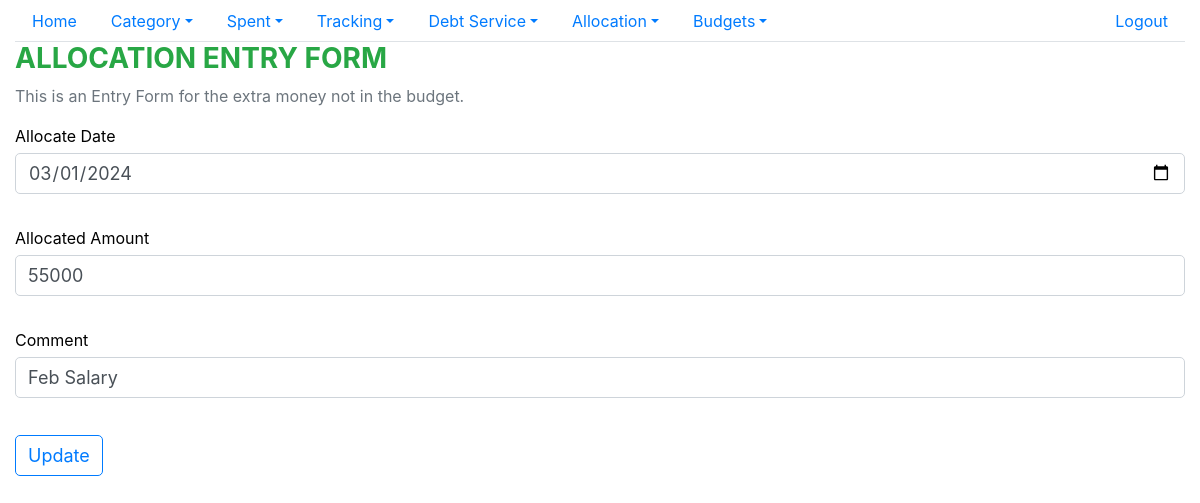
Page /allocate/allocate_update/41 on the committed database.
### distributer/models.py (models this page shows, shortened)
class Allocate(models.Model):
    allocate_date= models.DateField()
    allocate_amount= models.IntegerField()
    comment = models.CharField(max_length=256,null=True,blank=True)
    user_id = models.ForeignKey(settings.AUTH_USER_MODEL, on_delete=models.CASCADE)
    voided = models.IntegerField(default=0)
    date_created=models.DateTimeField(auto_now_add=True)
    date_updated=models.DateTimeField(auto_now=True)

### distributer/views.py (the view, shortened to what this page needs)
# urls.py: path('allocate_update/<int:pk>',views.AllocateUpdateView.as_view(),name='allocate_update'),
class AllocateUpdateView(View,LoginRequiredMixin):
    def get(self,request,pk):
        allocate_obj = Allocate.objects.get(pk=pk)
        form = AllocateForm(instance=allocate_obj)
        return render(request, 'distributer/transact_update_form.html', {'form': form})

### distributer/forms.py
class AllocateForm(forms.ModelForm):
    class Meta:
        model = Allocate
        fields =['allocate_date','allocate_amount','comment']
        widgets = {
            'allocate_date': forms.TextInput(
                attrs={'type': 'date', 'value': tz.now().date(), 'class': 'form-group form-control'}),
            'allocate_amount': forms.NumberInput(attrs={'class': 'form-group form-control'}),
            'comment': forms.TextInput(attrs={'class': 'form-group form-control'}),
        }

### distributer/templates/distributer/transact_update_form.html (shortened to what this page needs)
{% extends "base.html" %}
{% load tz %}
{% block content %}
<h3 class="text-success font-weight-bold">ALLOCATION ENTRY FORM</h3>
<p class="text-secondary"> This is an Entry Form for the extra money not in the budget.</p>
<div>
<form action="" method="post">
	<div class="row">
		<div class="form-group col">
			<label for="allocate_date" class="form-control-label"> Allocate Date </label>
			{{form.allocate_date}}
		</div>
    </div>
    <div class="row">
		<div class="form-group col">
			<label for="allocate_amount" class="form-control-label"> Allocated Amount</label>
            {{form.allocate_amount}}
		</div>
	</div>
    <div class="row">
        <div class="form-group col">
			<label for="comment" class="form-control-label">Comment</label>
			{{form.comment}}
		</div>
    </div>
    <div class="row">
        <div class="col">
            <button type="submit" class="btn btn-outline-primary" >Update</button>
        </div>
    </div>
</form>
</div>
{% endblock content %}

### static/spent/main.css (style rules this page uses)
body { color: #000; overflow-x: hidden; height: 100%; background-repeat: no-repeat; background-size: 100% 100% }
.form-control-label { margin-bottom: 0 }
input, textarea, button { padding: 8px 15px; border-radius: 5px !important; margin: 5px 0px; box-sizing: border-box; border: 1px solid #ccc; font-size: 18px !important; font-weight: 300 }

### rows in the picture
Allocate: allocate_date "03/01/2024", allocate_amount "55000", comment "Feb Salary"
